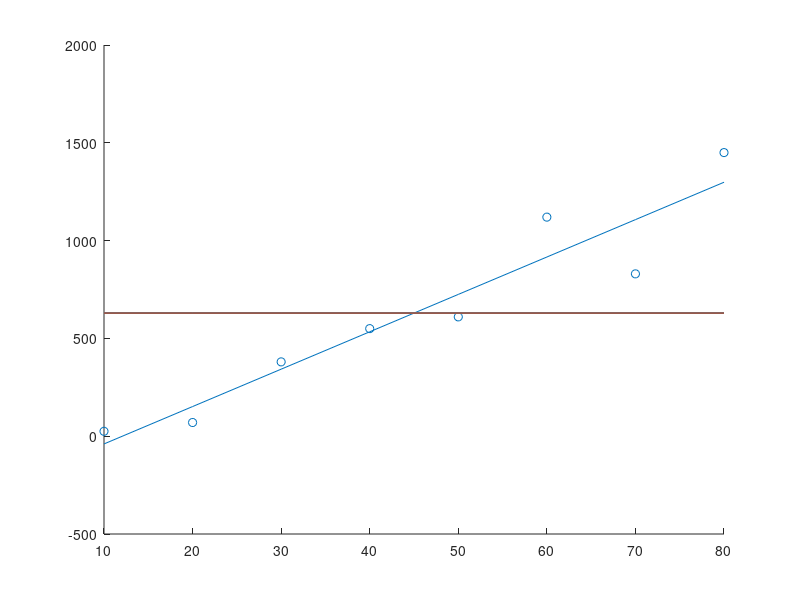

This figure's MATLAB source: (Note: this script raises an error after producing the figure.)
% Regresión Lineal
x = 10 : 10 : 80
y = [25,70,380,550,610,1120,830,1450]
scatter(x, y);
yPromedio = mean(y);

p = polyfit(x, y, 1); % Encuentra el polinomio que se ajusta a la minima suma de los cuadrados de la diferencia
mOpt = p(1);
bOpt = p(2);
yEstimada = mOpt * x + bOpt;

yEstimada = polyval(p, x) % Lo mismo que arriba
hold on;
plot(x, yEstimada);
c = corrcoef(y, yEstimada)
R2 = c(1, 2)^2

promedio = yPromedio + zeros(length(x));
plot(x, promedio);

R2 = rCuadrada(y, yEstimada)

c = edCorrcoef(y, yEstimada)
R2 = c(1, 2)^2
